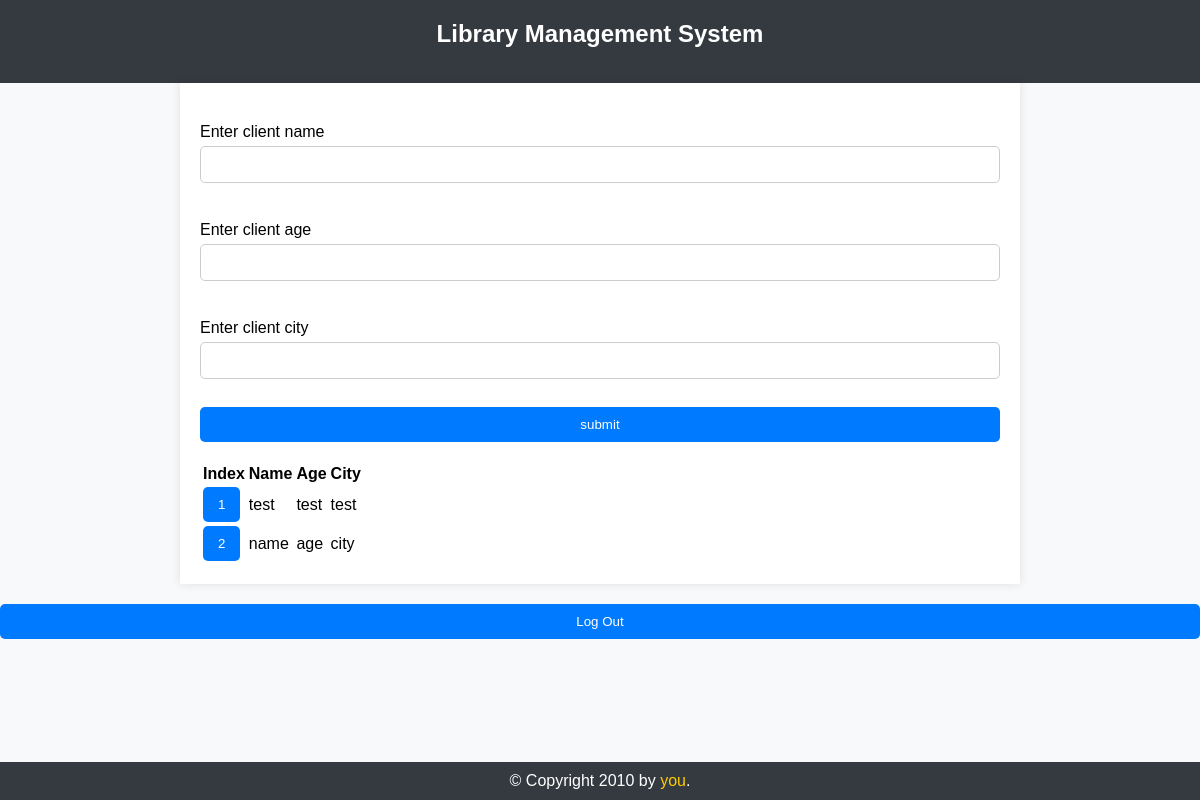
Before: /addClient with the older database file.
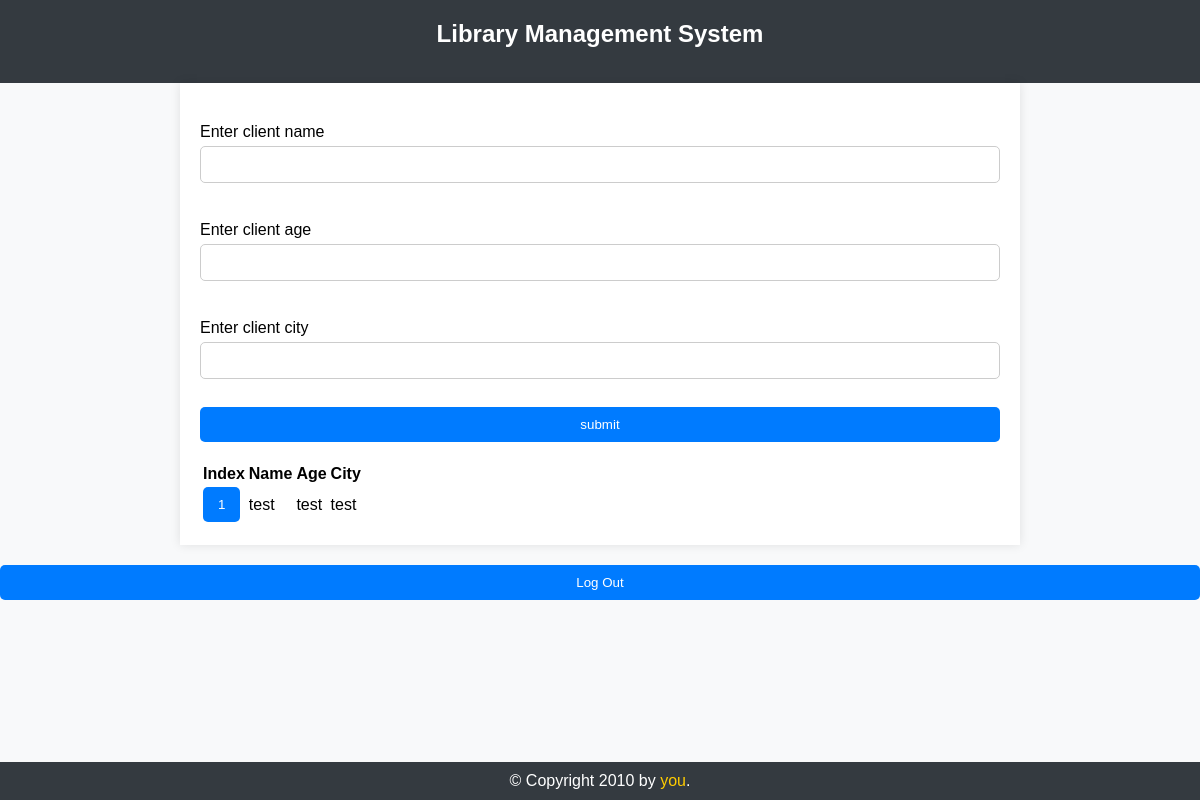
After: the same page with the newer database file.
### tables this page shows
CREATE TABLE clients(Name TEXT, Age INT, City TEXT, Logged_in INT);

### app.py (the view, shortened to what this page needs)
@api.route('/addClient', methods=['POST', 'GET'])
def add_client():
    clients = cur.execute("SELECT ROWID, * FROM clients").fetchall()
    return render_template('add_client.html', clients = clients, show_links = False)

### Templates/add_client.html (shortened to what this page needs)
{% extends "layout.html" %}
{% block head %}
  {{ super() }}
{% endblock %}
{% block content %}
  <form action="/addClient" method="post">
    <label for="cName">Enter client name</label>
    <input type="text" name="cName" id="cName"><br>
    <label for="cAge">Enter client age</label>
    <input type="text" name="cAge" id="cAge"><br>
    <label for="cCity">Enter client city</label>
    <input type="text" name="cCity" id="cCity"><br>
    <input type="submit" value="submit">
  </form>
  <table>
    <thead>
        <tr>
            <th>Index</th>
            <th>Name</th>
            <th>Age</th>
            <th>City</th>
        </tr>
    </thead>
    <tbody>
         {% for item in clients %}
         <tr>
            <td><button onclick="delUser('{{ item[0] }}')">{{ item[0] }}</button></td>
            <td>{{ item[1] }}</td>
            <td>{{ item[2] }}</td>
            <td>{{ item[3] }}</td>
         </tr>
         {% endfor %}
    </tbody>
</table>
{% endblock %}

### Templates/layout.html (shortened to what this page needs)
<!doctype html>
<html>
  <head>
    {% block head %}
    <link rel="stylesheet" href="{{ url_for('static', filename='style.css') }}">
    {% endblock %}
  </head>
  <body>
    <header>
      <h1>Library Management System</h1>
    </header>
    <div id="content">{% block content %}{% endblock %}</div>
    <div id="footer">
      {% block footer %}
      &copy; Copyright 2010 by <a href="http://domain.invalid/">you</a>.
      {% endblock %}
    </div>
    <form action="/logout" method="get">
      <button type="submit">Log Out</button>
    </form>
  </body>
</html>

### static/style.css (style rules this page uses)
body { font-family: Arial, sans-serif; margin: 0; padding: 0; background-color: #f8f9fa; }
header { background-color: #343a40; color: white; padding: 20px 0; text-align: center; }
header h1 { margin: 0; font-size: 24px; padding-bottom: 15px; }
#content { padding: 20px; margin: 0 auto; max-width: 800px; background-color: white; box-shadow: 0 0 10px rgba(0, 0, 0, 0.1); }
#footer { background-color: #343a40; color: white; text-align: center; padding: 10px 0; position: fixed; bottom: 0; width: 100%; }
#footer a { color: #ffcc00; text-decoration: none; }
form { margin: 20px 0; }
form label { display: block; margin: 10px 0 5px; }
form input[type="text"], form input[type="submit"], form button { display: block; width: 100%; padding: 10px; margin-bottom: 10px; border-radius: 5px; border: 1px solid #ccc; box-sizing: border-box; }
form input[type="submit"], form button { background-color: #007bff; color: white; cursor: pointer; border: none; }
button { padding: 10px 15px; border: none; border-radius: 5px; background-color: #007bff; color: white; cursor: pointer; }

Changed rows visible on the page:
removed clients: rowid "2", Name "name", Age "age", City "city"
